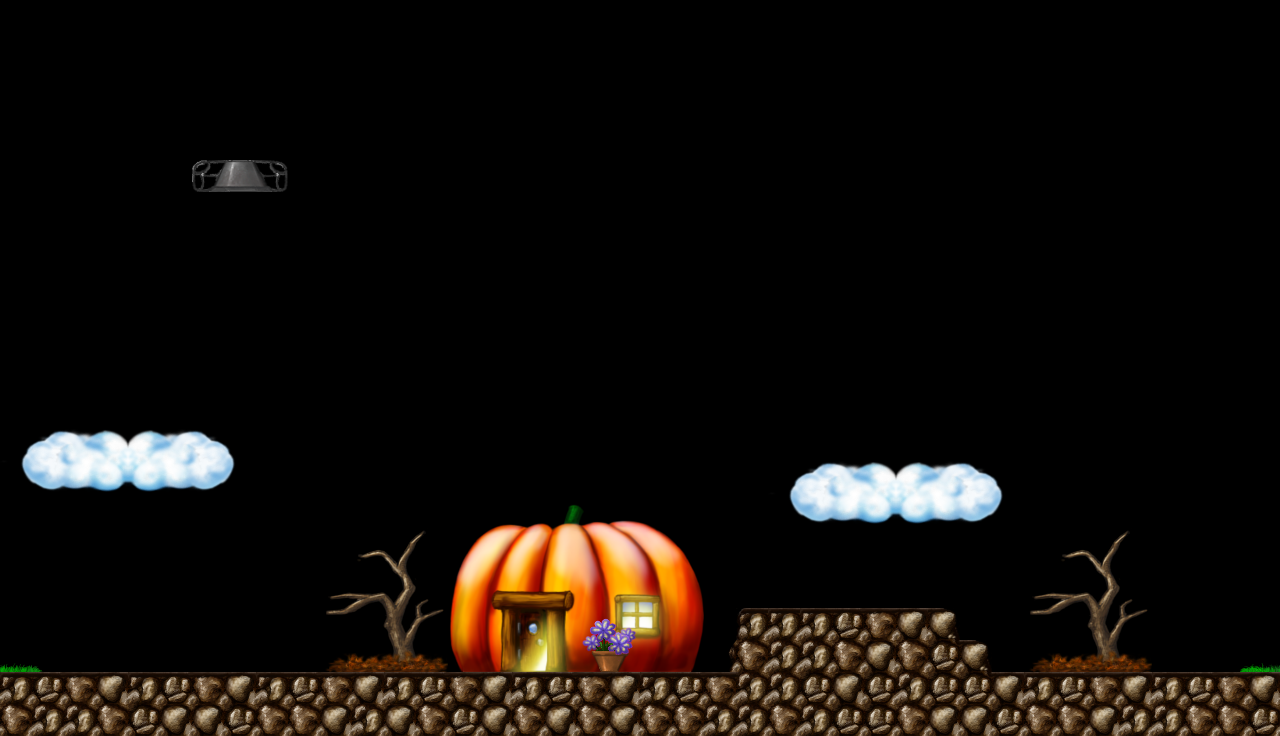

This game map was drawn from its Tiled (.tmx) file and the tilesets committed beside it. A one-line description and the full map source follow:
An orthogonal 40x23 tile map with 32x32 px tiles, 1 tile layer (Tile Layer 1).

<map version="1.2" tiledversion="1.2.0" orientation="orthogonal" renderorder="right-down" width="40" height="23" tilewidth="32" tileheight="32" infinite="0" nextlayerid="2" nextobjectid="1">
 <tileset firstgid="1" source="tilemap.tsx" />
 <layer id="1" name="Tile Layer 1" width="40" height="23">
  <data encoding="csv">
0,0,0,0,0,0,0,0,0,0,0,0,0,0,0,0,0,0,0,0,0,0,0,0,0,0,0,0,0,0,0,0,0,0,0,0,0,0,0,0,
0,0,0,0,0,0,134,135,136,0,0,0,0,0,0,0,0,0,0,0,0,0,0,0,0,0,0,0,0,0,0,0,0,0,0,0,0,0,0,0,
0,0,0,0,0,0,198,199,200,0,0,0,0,0,0,0,0,0,0,0,0,0,0,0,0,0,0,0,0,0,0,0,0,0,0,0,0,0,0,0,
0,0,0,0,0,0,131,132,133,0,0,0,0,0,0,0,0,0,0,0,0,0,0,0,0,0,0,0,0,0,0,0,0,0,0,0,0,0,0,0,
0,0,0,0,0,0,195,196,197,0,0,0,0,0,0,0,0,0,0,0,0,0,0,0,0,0,0,0,0,0,0,0,0,0,0,0,0,0,0,0,
0,0,0,0,0,0,3610,3611,3612,0,0,0,0,0,0,0,0,0,0,0,0,0,0,0,0,0,0,0,0,0,0,0,0,0,0,0,0,0,0,0,
0,0,0,0,0,0,0,0,0,0,0,0,0,0,0,0,0,0,0,0,0,0,0,0,0,0,0,0,0,0,0,0,0,0,0,0,0,0,0,0,
0,0,0,0,0,0,0,0,0,0,0,0,0,0,0,0,0,0,0,0,0,0,0,0,0,0,0,0,0,0,0,0,0,0,0,0,0,0,0,0,
0,0,0,0,0,0,0,0,0,0,0,0,0,0,0,0,0,0,0,0,0,0,0,0,0,0,0,0,0,0,0,0,0,0,0,0,0,0,0,0,
0,0,0,0,0,0,0,0,0,0,0,0,0,0,0,0,0,0,0,0,0,0,0,0,0,0,0,0,0,0,0,0,0,0,0,0,0,0,0,0,
0,0,0,0,0,0,0,0,0,0,0,0,0,0,0,0,0,0,0,0,0,0,0,0,0,0,0,0,0,0,0,0,0,0,0,0,0,0,0,0,
0,0,0,0,0,0,0,0,0,0,0,0,0,0,0,0,0,0,0,0,0,0,0,0,0,0,0,0,0,0,0,0,0,0,0,0,0,0,0,0,
0,0,0,0,0,0,0,0,0,0,0,0,0,0,0,0,0,0,0,0,0,0,0,0,0,0,0,0,0,0,0,0,0,0,0,0,0,0,0,0,
1900,1901,1902,1903,1270,1271,1272,1273,0,0,0,0,0,0,0,0,0,0,0,0,0,0,0,0,0,0,0,0,0,0,0,0,0,0,0,0,0,0,0,0,
1964,3345,3346,3347,3342,3343,3344,1337,0,0,0,0,0,0,0,0,0,0,0,0,0,0,0,0,1900,1901,1902,1903,1270,1271,1272,1273,0,0,0,0,0,0,0,0,
2028,2029,2030,2031,1398,1399,1400,1401,0,0,0,0,0,0,0,0,0,888,889,0,0,0,0,0,1964,3345,3346,3347,3342,3343,3344,1337,0,0,0,0,0,0,0,0,
0,0,0,0,0,0,0,0,0,0,990,991,992,993,949,950,951,952,953,954,955,956,0,0,2028,2029,2030,2031,1398,1399,1400,1401,990,991,992,993,0,0,0,0,
0,0,0,0,0,0,0,0,0,0,1054,1055,1056,1057,1013,1014,1015,1016,1017,1018,1019,1020,0,0,0,0,0,0,0,0,0,0,1054,1055,1056,1057,0,0,0,0,
0,0,0,0,0,0,0,0,0,0,1118,1119,1120,1121,1077,1078,1079,1080,1081,1082,1083,1084,0,0,0,0,0,0,0,0,0,0,1118,1119,1120,1121,0,0,0,0,
0,0,0,0,0,0,0,0,0,0,1182,1183,1184,1185,1141,1142,1143,1144,1021,1022,1147,1148,0,3493,3487,3487,3488,3489,3490,3557,0,0,1182,1183,1184,1185,0,0,0,0,
1560,1561,0,0,0,0,0,0,0,0,1246,1247,1248,1249,1205,1206,1207,1208,1085,1086,1211,1212,1237,3491,3555,3555,3491,3492,3491,3554,3557,0,1246,1247,1248,1249,0,0,1558,1559,
3487,3488,3489,3490,3487,3488,3489,3490,3487,3488,3489,3490,3487,3488,3489,3490,3487,3488,3489,3490,3487,3488,3489,3553,3555,3556,3492,3556,3555,3556,3554,3490,3487,3488,3489,3490,3487,3488,3489,3490,
3491,3555,3555,3491,3556,3492,3492,3556,3491,3491,3492,3555,3492,3491,3556,3492,3491,3492,3491,3492,3491,3491,3555,3555,3491,3555,3556,3556,3491,3492,3492,3556,3491,3491,3492,3555,3555,3491,3491,3556
</data>
 </layer>
</map>
